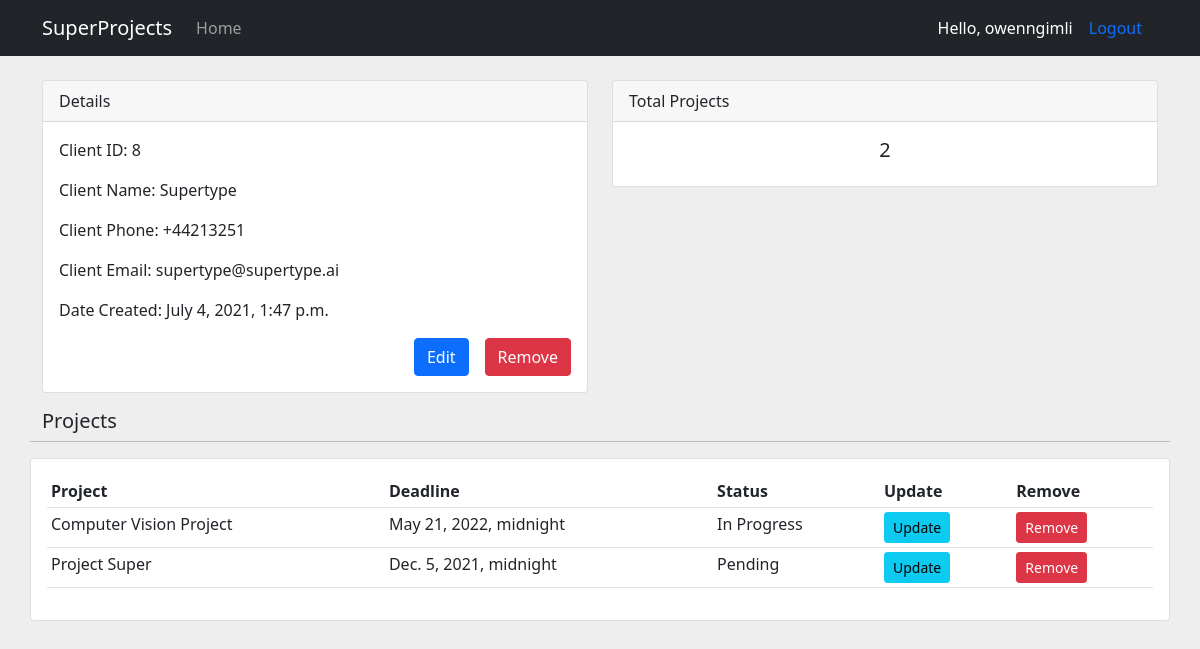
The page /client/8/ (signed in) on the database as committed earlier.
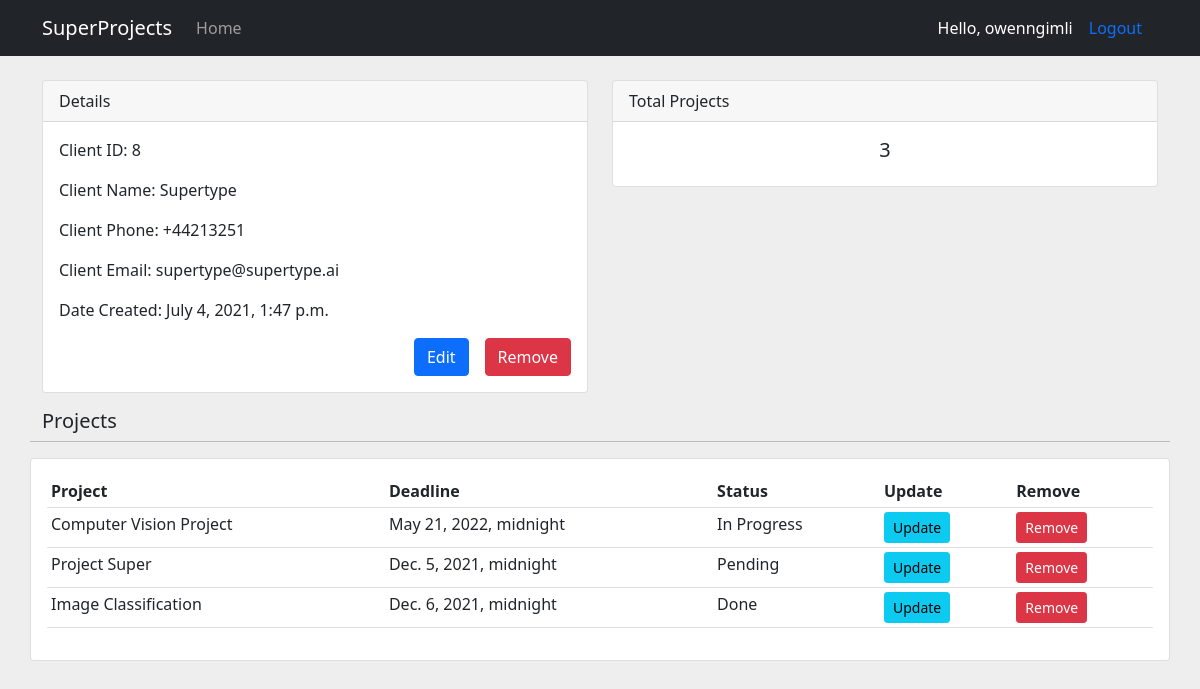
The same page on the database as committed later.
### project/models.py (models this page shows, shortened)
class Project(models.Model):
    STATUS = (
        ('Pending', 'Pending'),
        ('In Progress', 'In Progress'),
        ('Done', 'Done')
    )
    name = models.CharField(max_length=128)
    deadline = models.DateTimeField()
    date_created = models.DateTimeField(auto_now_add=True)
    description = models.TextField(max_length=128, null=True, blank=True)
    status = models.CharField(max_length=20, null=True, choices=STATUS)
    client = models.ForeignKey(Client, null=True, blank=True, on_delete=models.SET_NULL)

### project/views.py (the view)
# urls.py: path('client/<str:pk_client>/', views.client, name='client'),
@login_required(login_url='login')
def client(request, pk_client):
    client = Client.objects.get(id=pk_client)
    projects = client.project_set.all()
    total_projects = projects.count()
    context = {
        "projects": projects,
        "client": client,
        "total_projects": total_projects
    }
    return render(request, 'project/client.html', context)

### project/templates/project/client.html
{% extends 'project/base.html' %}
{% block content %}
<br />
<div class="container">
  <div class="row">
    <div class="col-md-6">
      <div class="card mb-3">
        <div class="card-header">Details</div>
        <div class="card-body">
          <p class="card-text">Client ID: {{ client.id }}</p>
          <p class="card-text">Client Name: {{ client.name }}</p>
          <p class="card-text">Client Phone: {{ client.phone }}</p>
          <p class="card-text">Client Email: {{ client.email }}</p>
          <p class="card-text">Date Created: {{ client.date_created }}</p>
          <div
            class="btn-wrapper"
            style="
              display: flex;
              justify-content: flex-end;
              align-items: center;
            "
          >
            <a
              href="{% url 'update_client' client.id %}"
              class="btn btn-primary btn-block mx-3"
              >Edit</a
            >
            <a
              href="{% url 'delete_client' client.id %}"
              class="btn btn-danger btn-block"
              >Remove</a
            >
          </div>
        </div>
      </div>
    </div>
    <div class="col-md-6">
      <div class="card mb-3">
        <div class="card-header">Total Projects</div>
        <div class="card-body">
          <h5 class="card-title" style="text-align: center">
            {{ total_projects }}
          </h5>
        </div>
      </div>
    </div>
  </div>
  <div class="row">
    <h5>Projects</h5>
    <hr />
    <div class="card card-body">
      <table class="table table-sm">
        <tr>
          <th>Project</th>
          <th>Deadline</th>
          <th>Status</th>
          <th>Update</th>
          <th>Remove</th>
        </tr>
        {% for proj in projects %}
        <tr>
          <td>{{ proj.name }}</td>
          <td>{{ proj.deadline }}</td>
          <td>{{ proj.status }}</td>
          <td>
            <a
              class="btn btn-sm btn-info"
              href="{% url 'update_project' proj.id %}"
              >Update</a
            >
          </td>
          <td>
            <a
              class="btn btn-sm btn-danger"
              href="{% url 'delete_project' proj.id %}"
              >Remove</a
            >
          </td>
        </tr>
        {% endfor %}
      </table>
    </div>
  </div>
</div>
{% endblock %}

Rows that differ between the two databases and show on the page:
added Project: name "Image Classification", deadline "Dec. 6, 2021, midnight", status "Done"
Other text that changed with them:
{{ total_projects }}: "2" → "3"
